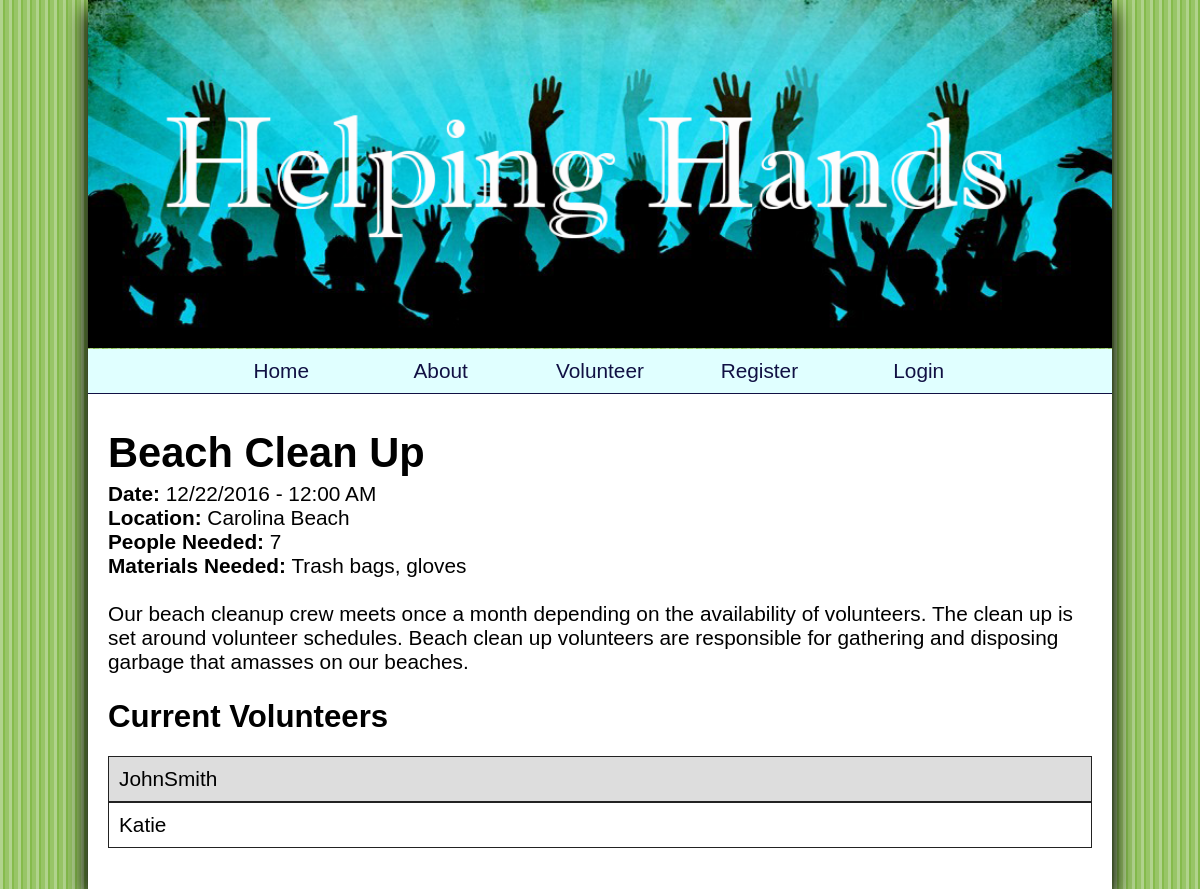
Page /details.php?id=1 on the committed database.
### tables this page shows
CREATE TABLE `tasks` (
  `id` int(10) UNSIGNED NOT NULL,
  `title` varchar(50) NOT NULL,
  `description` varchar(400) NOT NULL,
  `date` datetime NOT NULL,
  `location` varchar(50) NOT NULL,
  `people_needed` smallint(5) UNSIGNED NOT NULL,
  `materials_needed` varchar(200) NOT NULL
);

CREATE TABLE `user_task` (
  `id` int(10) UNSIGNED NOT NULL,
  `user_id` int(10) UNSIGNED NOT NULL,
  `task_id` int(10) UNSIGNED NOT NULL
);

CREATE TABLE `users` (
  `id` int(10) UNSIGNED NOT NULL,
  `admin` tinyint(1) NOT NULL DEFAULT '0',
  `username` varchar(20) NOT NULL,
  `password` char(40) NOT NULL
);

### details.php (the view, shortened to what this page needs)
<!DOCTYPE html>
<html lang="en">
	<head>
		<link href="style.css" rel="stylesheet">
	</head>
	<body>
		<header>
			<img src="helpinghands.png" alt="Helping Hands">
		</header>
		<nav>
			<?php require_once 'inc/nav.php'; ?>
		</nav>
		<main>
			<?php
				require_once('inc/db_connect.php');
				$id = $_GET['id'];
				$sql = "SELECT * FROM tasks WHERE id = :id";
				$statement = $db->prepare($sql);
				$statement->bindValue(':id', $id);
				$success = $statement->execute();
				$result = $statement->fetch();
				if($result)
				{
					echo '<h1>'.$result['title'].'</h1>';
					echo '<b>Date:</b> '.date('m/j/Y - h:i A', strtotime($result['date']) ).'<br>';
					echo '<b>Location:</b> '.$result['location'].'<br>';
					echo '<b>People Needed:</b> '.$result['people_needed'].'<br>';
					echo '<b>Materials Needed:</b> '.$result['materials_needed'].'<br><br>';
					echo '<p>'.$result['description'].'</p>';
				}
				else
				{
					echo '<h1>Event Not Found</h1>';
				}
				$sql = "SELECT users.username, user_task.task_id FROM users INNER JOIN user_task ON users.id=user_task.user_id WHERE user_task.task_id = :task_id ORDER BY users.username";
				$statement = $db->prepare($sql);
				$statement->bindValue(':task_id', $id);
				$success = $statement->execute();
				$results = $statement->fetchAll();
				echo '<h2>Current Volunteers</h2><ul class="stripes">';
				if($results)
				{
					foreach ($results as $result)
					{
						echo '<li>'.$result['username'].'</li>';
					}
				}
				else
				{
					echo '<li>None</li>';
				}
				echo '</ul>';
					?>
		</main>
	</body>
</html>

### inc/nav.php (shortened to what this page needs)
<a href="index.php">Home</a>
<a href="about.php">About</a>
<a href="tasks.php">Volunteer</a>
<?php
	if(isset($_SESSION['id']))
	{
		?>
		<a href="logout.php">Logout</a>
		<?php
	}
	else
	{
		?>
		<a href="register.php">Register</a>
		<a href="login.php">Login</a>
		<?php
	}
?>

### style.css (style rules this page uses)
html, body, nav, main, img, aside, header, footer, div, h1, h2, a, p, table, tr, th, td, hr { padding: 0; margin: 0; box-sizing: border-box; }
html { background: #333333 url(background.png) repeat; font-family: basefont, verdana, sans-serif; }
body { font-size: 1.3em; box-shadow: 0 10px 20px black, 0 10px 20px rgba(0,0,0,0.5); }
nav { background-color: #E0FFFF; border-bottom: 1px solid #111144; color: white; margin: -7px 0 0 0; text-align: center; }
nav a { display: block; border-bottom: 1px solid #333333; text-align: center; color: #111144; font-size: 1.5em; font-family: neon, verdana, sans-serif; }
main { background-color: #FFFFFF; padding: 20px; }
h1,h2 { font-family: stencil, verdana, sans-serif; margin: 15px 0 5px; }
p { margin: 0 0 25px; }
a { text-decoration: none; }
img { width: 100%; margin-bottom: 3px; }
.stripes { padding: 0; }
.stripes li { display: block; border: 1px solid #222; padding: 10px; }
.stripes li:nth-child(odd) { background-color: #ddd; }
@media only all and (min-width: 1024px) { body { margin: 0 auto; max-width: 1024px; } }
@media only all and (min-width: 1024px) { nav a { display: inline-block; border: none; font-size: 1em; padding: 10px 0; width: 15%; } }

### rows in the picture
tasks: title "Beach Clean Up", date "12/22/2016 - 12:00 AM", location "Carolina Beach", people_needed "7", materials_needed "Trash bags, gloves", description "Our beach cleanup crew meets once a month depending on the availability of volunteers. The clean up is set around volunteer schedules. Beach clean up volunteers are responsible for gathering and disposing garbage that amasses on our beaches."
user_task: user.username "JohnSmith"
user_task: user.username "Katie"
